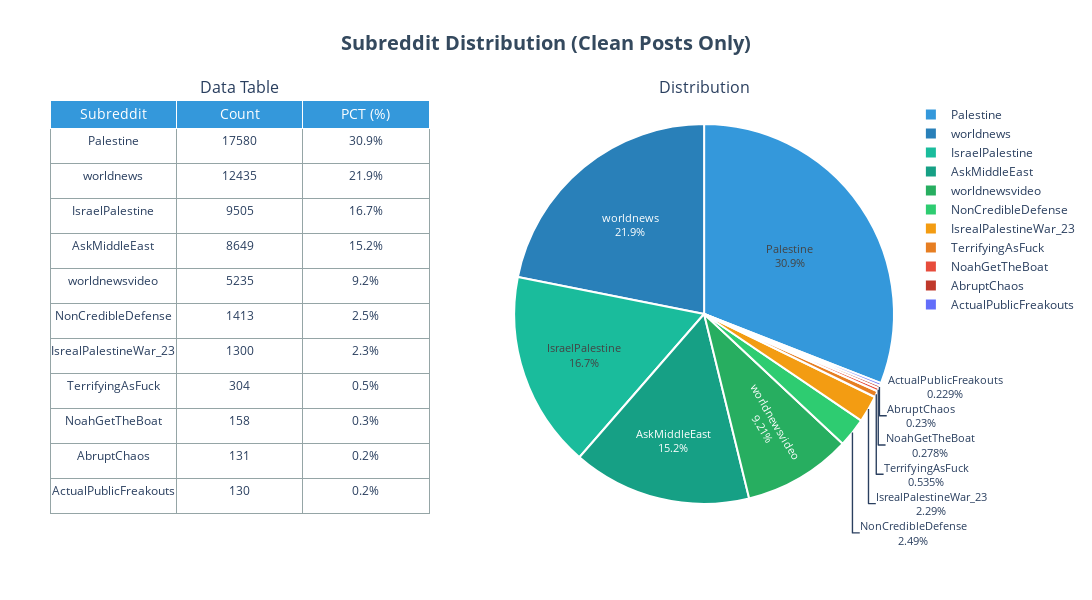

Here is the notebook cell this chart was saved with:
### Markdown cell above
### **Subreddit Distribution After Data Cleaning**

Now let's examine how the subreddit landscape changes after our data preparation 
steps: extracting unique posts, filtering out viral content communities, and 
focusing on substantive political discussion.

**What we're comparing:**
- Distribution after removing duplicates and filtering to posts only
- Impact of excluding viral content subreddits (PublicFreakout, CrazyFuckingVideos, CombatFootage)
- How community hierarchy shifts when we focus on original content rather than comment volume

This cleaned view shows us the true distribution of original posts across 
communities, giving us a better foundation for our stance analysis sampling strategy.

### Code cell
# Subreddit distribution analysis (cleaned posts only)
subreddit_counts = df_clean['subreddit'].value_counts()

# Create side-by-side table and pie chart
fig = make_subplots(
    rows=1, cols=2,
    specs=[[{"type": "table"}, {"type": "pie"}]],
    subplot_titles=["Data Table", "Distribution"],
    horizontal_spacing=0.1
)

# Prepare table data with percentages
table_data = subreddit_counts.reset_index()
table_data.columns = ['Subreddit', 'Count']
percentages = (subreddit_counts / subreddit_counts.sum() * 100).round(1)

# Add enhanced table
fig.add_trace(go.Table(
    header=dict(
        values=['Subreddit', 'Count', 'PCT (%)'], 
        fill_color=PRIMARY_BLUE,
        font=dict(size=14, color='white'),
        align='center'
    ),
    cells=dict(
        values=[
            table_data['Subreddit'], 
            table_data['Count'],
            [f"{p}%" for p in percentages]
        ], 
        fill_color='white',
        font=dict(size=12),
        align='center',
        height=35,
        line_color=LIGHT_GREY
    )
), row=1, col=1)

# Use standard color palette for pie
colors = SUBREDDIT_COLORS[:len(subreddit_counts)]

# Add enhanced pie chart
fig.add_trace(go.Pie(
    labels=subreddit_counts.index,
    values=subreddit_counts.values,
    textinfo='label+percent',
    textfont_size=11,
    marker=dict(
        colors=colors,
        line=dict(color='white', width=2)
    ),
    hovertemplate='<b>%{label}</b><br>Count: %{value}<br>Percentage: %{percent}<extra></extra>'
), row=1, col=2)

# Enhanced layout
fig.update_layout(
    height=600, 
    width=1400,
    title=dict(
        text='<b>Subreddit Distribution (Clean Posts Only)</b>',
        x=0.5, 
        xanchor='center',
        font=dict(size=20, color=DARK_GREY)
    ),
    paper_bgcolor='white',
    plot_bgcolor='white',
    margin=dict(l=50, r=50, t=100, b=50)
)

fig.show()

### Figure 1 — Plotly figure (JSON) as saved in the notebook; plotly's stock layout.template omitted (floating-point values rounded to 4 significant figures)
{"data": [{"cells": {"align": "center", "fill": {"color": "white"}, "font": {"size": 12}, "height": 35, "line": {"color": "#95a5a6"}, "values": [["Palestine", "worldnews", "IsraelPalestine", "AskMiddleEast", "worldnewsvideo", "NonCredibleDefense", "IsrealPalestineWar_23", "TerrifyingAsFuck", "NoahGetTheBoat", "AbruptChaos", "ActualPublicFreakouts"], [17580, 12435, 9505, 8649, 5235, 1413, 1300, 304, 158, 131, 130], ["30.9%", "21.9%", "16.7%", "15.2%", "9.2%", "2.5%", "2.3%", "0.5%", "0.3%", "0.2%", "0.2%"]]}, "domain": {"x": [0, 0.45], "y": [0, 1]}, "header": {"align": "center", "fill": {"color": "#3498db"}, "font": {"color": "white", "size": 14}, "values": ["Subreddit", "Count", "PCT (%)"]}, "type": "table"}, {"domain": {"x": [0.55, 1], "y": [0, 1]}, "hovertemplate": "<b>%{label}</b><br>Count: %{value}<br>Percentage: %{percent}<extra></extra>", "labels": ["Palestine", "worldnews", "IsraelPalestine", "AskMiddleEast", "worldnewsvideo", "NonCredibleDefense", "IsrealPalestineWar_23", "TerrifyingAsFuck", "NoahGetTheBoat", "AbruptChaos", "ActualPublicFreakouts"], "marker": {"colors": ["#3498db", "#2980b9", "#1abc9c", "#16a085", "#27ae60", "#2ecc71", "#f39c12", "#e67e22", "#e74c3c", "#c0392b"], "line": {"color": "white", "width": 2}}, "textfont": {"size": 11}, "textinfo": "label+percent", "type": "pie", "values": [17580, 12435, 9505, 8649, 5235, 1413, 1300, 304, 158, 131, 130]}], "layout": {"annotations": [{"font": {"size": 16}, "showarrow": false, "text": "Data Table", "x": 0.225, "xanchor": "center", "xref": "paper", "y": 1, "yanchor": "bottom", "yref": "paper"}, {"font": {"size": 16}, "showarrow": false, "text": "Distribution", "x": 0.775, "xanchor": "center", "xref": "paper", "y": 1, "yanchor": "bottom", "yref": "paper"}], "height": 600, "margin": {"b": 50, "l": 50, "r": 50, "t": 100}, "paper_bgcolor": "white", "plot_bgcolor": "white", "title": {"font": {"color": "#34495e", "size": 20}, "text": "<b>Subreddit Distribution (Clean Posts Only)</b>", "x": 0.5, "xanchor": "center"}, "width": 1400}}
